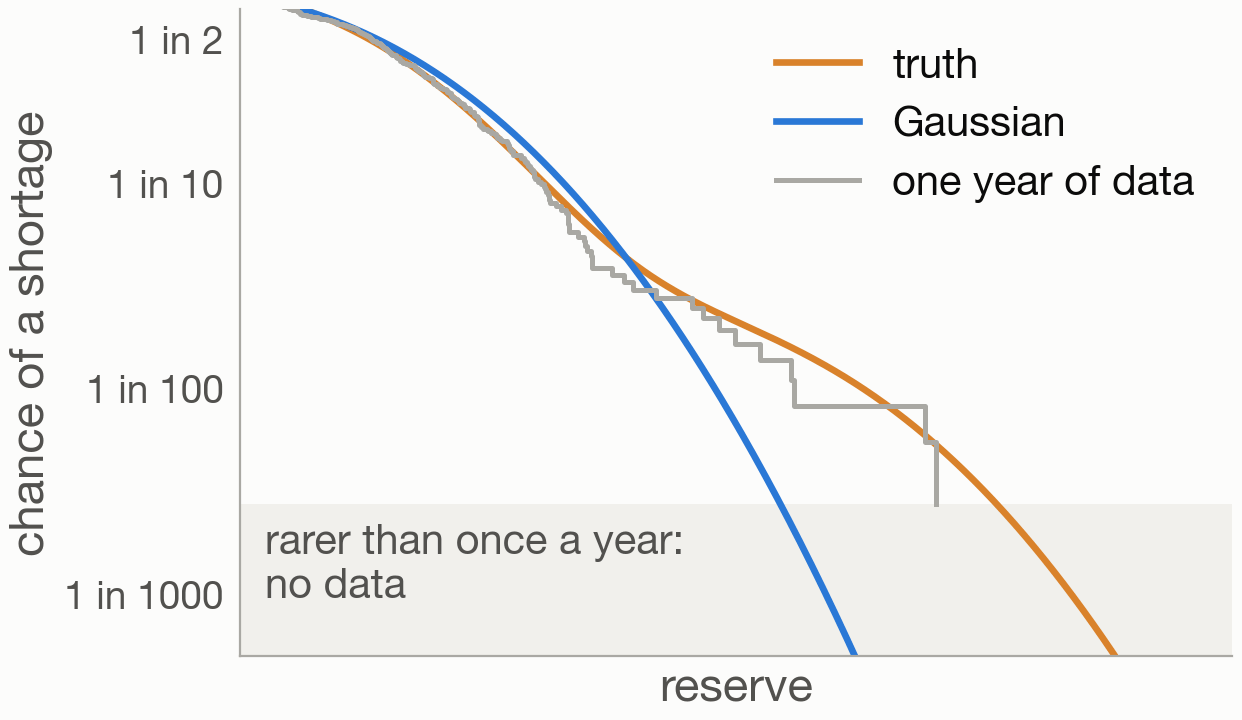

Recreate this plot in Python.
"""A year of data pins down the bulk but not the tail.

Run: python 22_tail_data.py  (requires numpy, scipy, matplotlib)
"""

import matplotlib.pyplot as plt
import numpy as np

from common import INK2, MODEL, POINT, SURFACE, TRUTH, save, setup_style
from reserve import model_sf, sample_truth, style_exceedance_axes, true_sf

N_DAYS = 365

ys = np.linspace(-1, 7, 600)
data = np.sort(sample_truth(N_DAYS, np.random.default_rng(3)))
emp = 1 - np.arange(1, N_DAYS + 1) / N_DAYS

setup_style()
fig, ax = plt.subplots(figsize=(6.4, 4.2), facecolor=SURFACE)
style_exceedance_axes(ax, ys)
ax.axhspan(5e-4, 1 / N_DAYS, color="#f1f0ec", lw=0, zorder=0)
ax.text(ys[0] + 0.2, 1.4e-3, "rarer than once a year:\nno data", fontsize=15, color=INK2,
        va="center")
ax.plot(ys, true_sf(ys), color=TRUTH, lw=2.4, label="truth")
ax.plot(ys, model_sf(ys), color=MODEL, lw=2.4, label="Gaussian")
ax.step(data[:-1], emp[:-1], where="post", color=POINT, lw=1.8, label="one year of data")

ax.legend(frameon=False, fontsize=15, loc="upper right")
save(fig, __file__)
